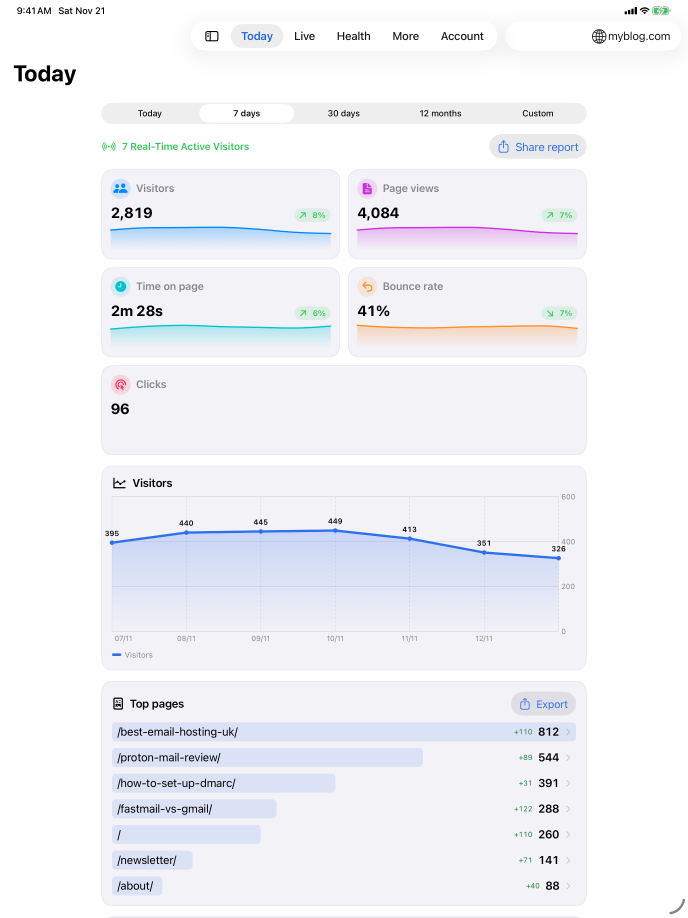
#> input picture ipad-1-today.png, 2064 x 2752 px (shown at 1/3 size)
$ python mac-frame.py ../../ipad-1-today.png out.png
#> lines starting #> are read from the running program, lines starting #| are printed output that depends on the picture
# Puts a Mac window screenshot on a 1280 by 800 background (the App Store's smallest Mac size), scaling down only
# if the window is too big. Usage: mac-frame.py in.png out.png
import sys
from PIL import Image

src = Image.open(sys.argv[1]).convert("RGBA")
#> src is the input picture: PIL image 2064x2752 RGBA; mean R, G, B, A 241.6, 242.7, 247.2, 255
W, H = 1280, 800
bg = Image.new("RGBA", (W, H))
#> bg: PIL image 1280x800 RGBA; every value is 0
top, bottom = (238, 242, 248), (214, 224, 238)
for y in range(H):
    t = y / (H - 1)
    c = tuple(round(top[i] + (bottom[i] - top[i]) * t) for i in range(3)) + (255,)
    bg.paste(c, (0, y, W, y + 1))
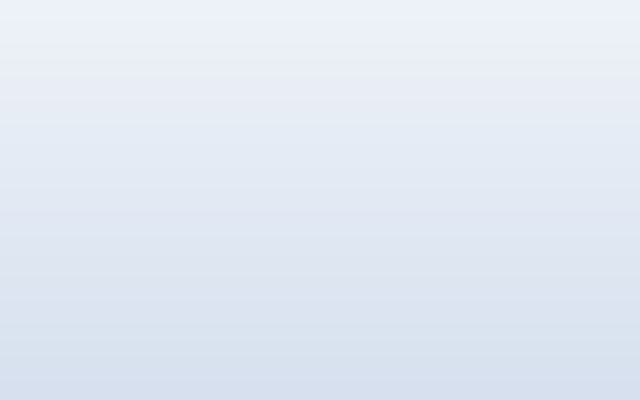
#> bg: PIL image 1280x800 RGBA (shown at 1/2 size); mean R, G, B, A 226, 233, 243, 255
scale = min(1.0, (W - 60) / src.width, (H - 40) / src.height)
#> scale = 0.276
if scale < 1:
    src = src.resize((round(src.width * scale), round(src.height * scale)), Image.LANCZOS)
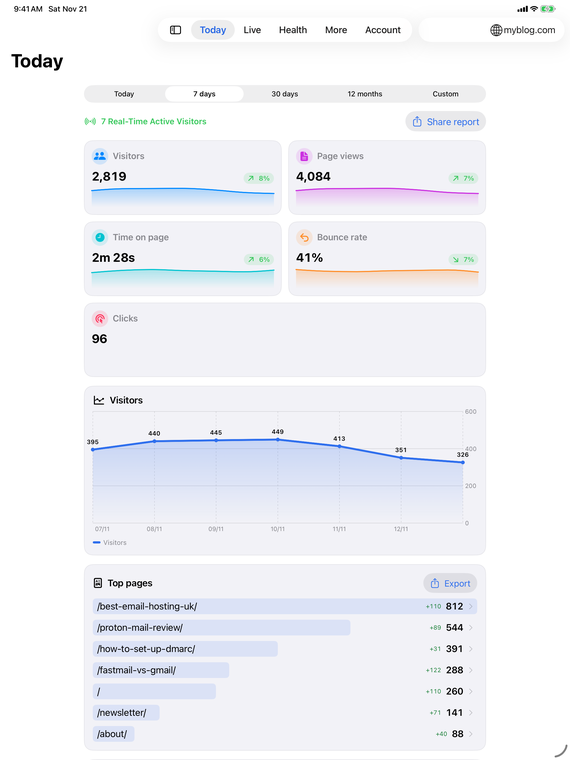
#> src: PIL image 570x760 RGBA; mean R, G, B, A 241.5, 242.7, 247.1, 255
bg.alpha_composite(src, ((W - src.width) // 2, (H - src.height) // 2))
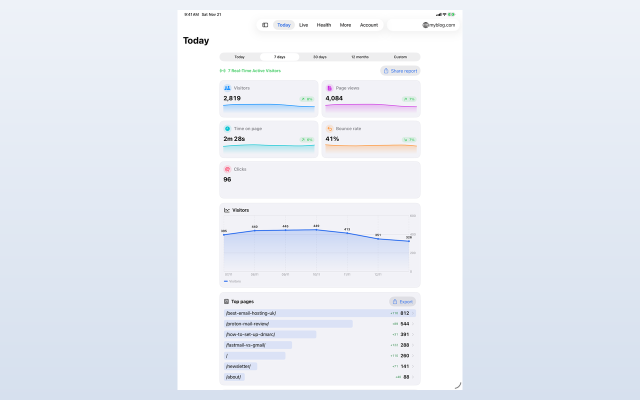
#> bg: PIL image 1280x800 RGBA (shown at 1/2 size); mean R, G, B, A 232.6, 237.1, 244.8, 255
bg.convert("RGB").save(sys.argv[2])

$ run again, on ipad-3-trails.png
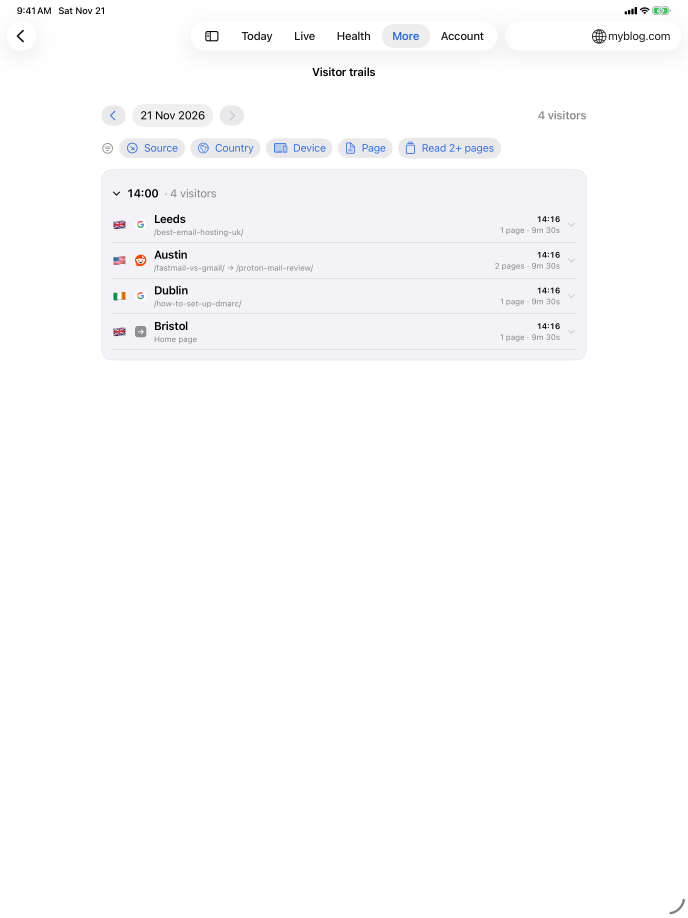
#> input picture ipad-3-trails.png, 2064 x 2752 px (shown at 1/3 size)
#> src is the input picture: PIL image 2064x2752 RGBA; mean R, G, B, A 251.2, 251.3, 252.2, 255
#> `src = src.resize((round(src.width * scale), round(src.height * scale))..`:
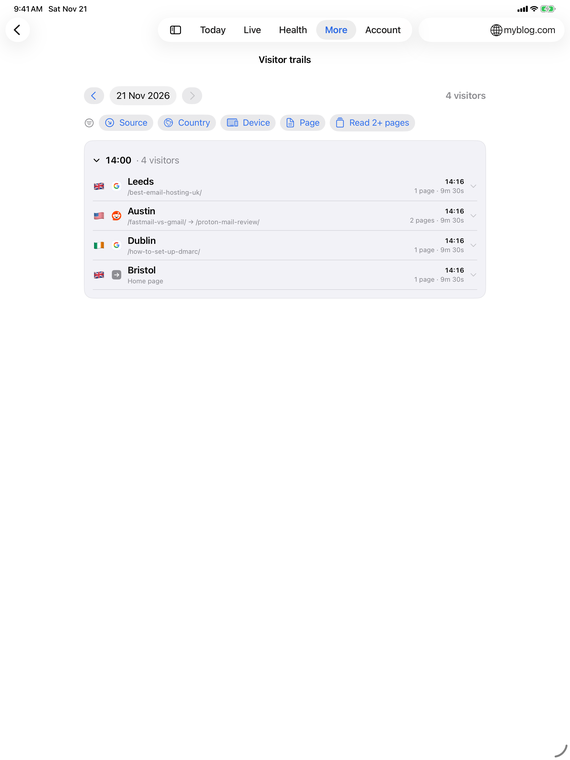
#> src: PIL image 570x760 RGBA; mean R, G, B, A 251.2, 251.2, 252.1, 255
#> `bg.alpha_composite(src, ((W - src.width) // 2, (H - src.height) // 2))`:
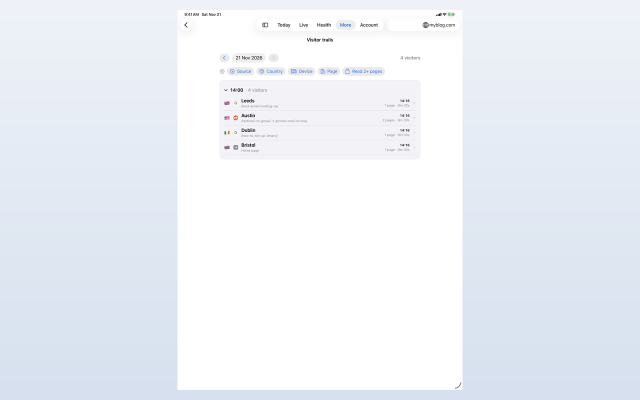
#> bg: PIL image 1280x800 RGBA (shown at 1/2 size); mean R, G, B, A 236.7, 240.7, 246.9, 255

$ run again, on ipad-4-countries.png
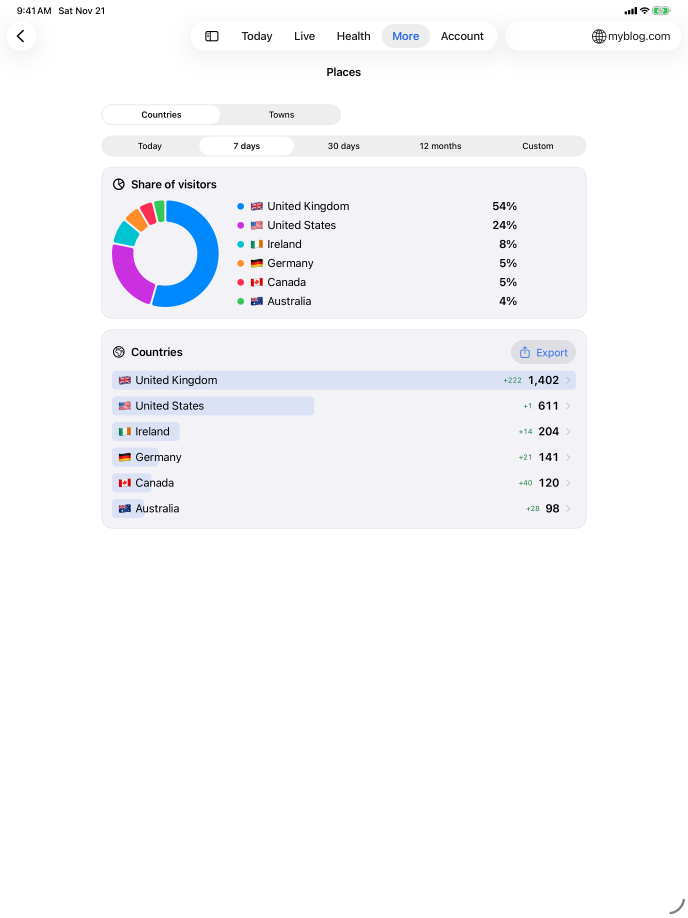
#> input picture ipad-4-countries.png, 2064 x 2752 px (shown at 1/3 size)
#> src is the input picture: PIL image 2064x2752 RGBA; mean R, G, B, A 247, 247.5, 250.1, 255
#> `src = src.resize((round(src.width * scale), round(src.height * scale))..`:
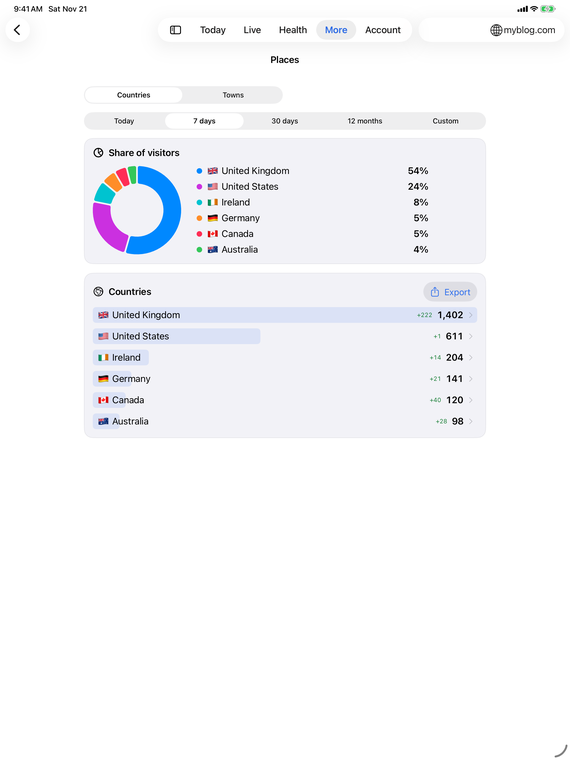
#> src: PIL image 570x760 RGBA; mean R, G, B, A 247, 247.4, 250, 255
#> `bg.alpha_composite(src, ((W - src.width) // 2, (H - src.height) // 2))`:
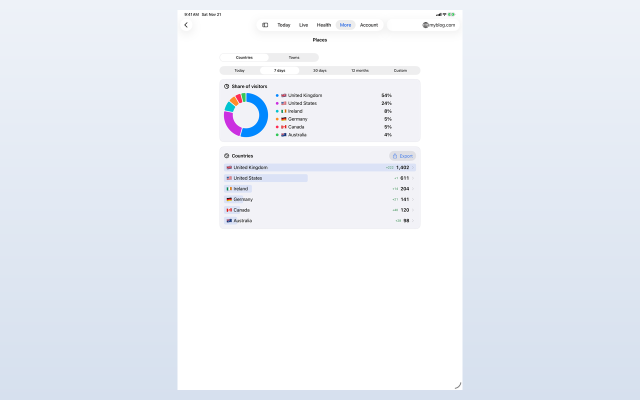
#> bg: PIL image 1280x800 RGBA (shown at 1/2 size); mean R, G, B, A 234.9, 239.1, 246, 255

$ run again, on ipad-5-health.png
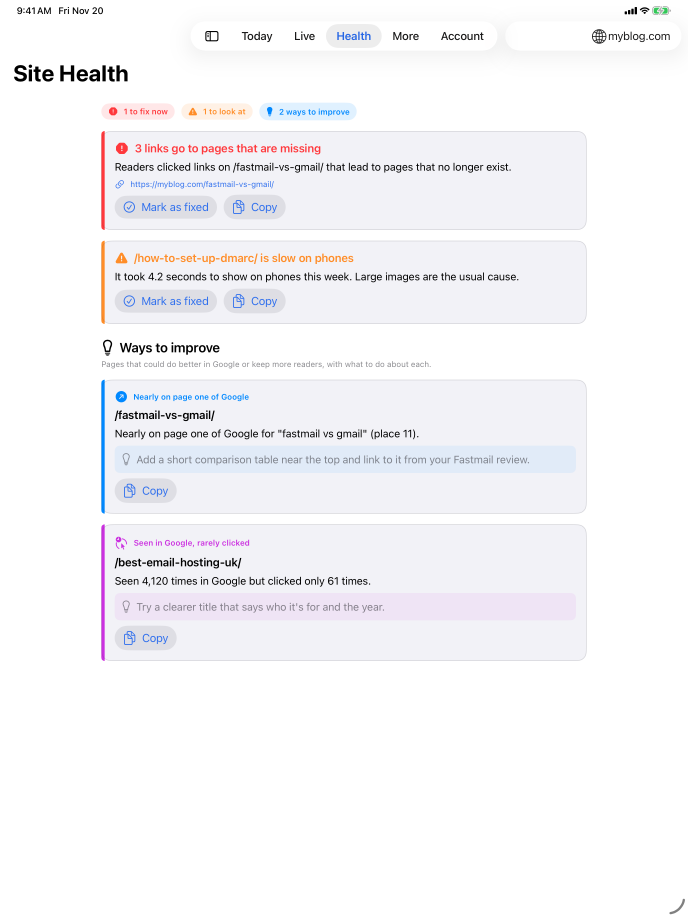
#> input picture ipad-5-health.png, 2064 x 2752 px (shown at 1/3 size)
#> src is the input picture: PIL image 2064x2752 RGBA; mean R, G, B, A 246.1, 245.7, 248.3, 255
#> `src = src.resize((round(src.width * scale), round(src.height * scale))..`:
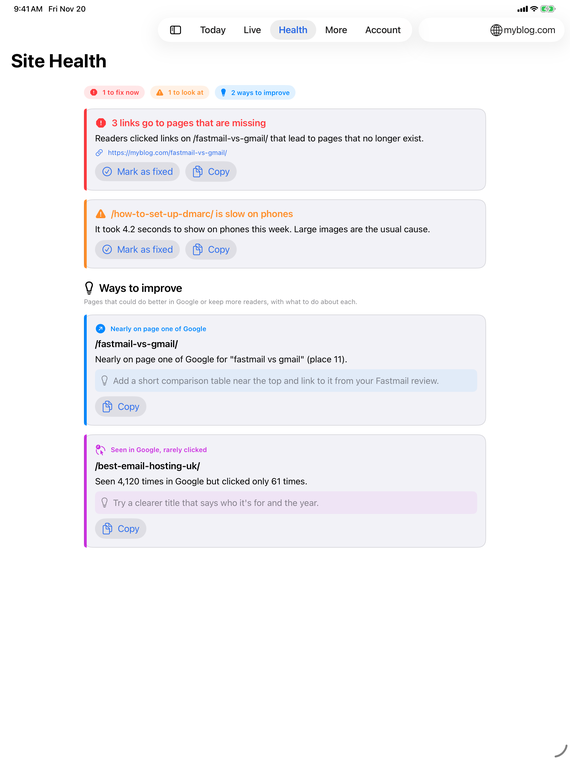
#> src: PIL image 570x760 RGBA; mean R, G, B, A 246.1, 245.6, 248.2, 255
#> `bg.alpha_composite(src, ((W - src.width) // 2, (H - src.height) // 2))`:
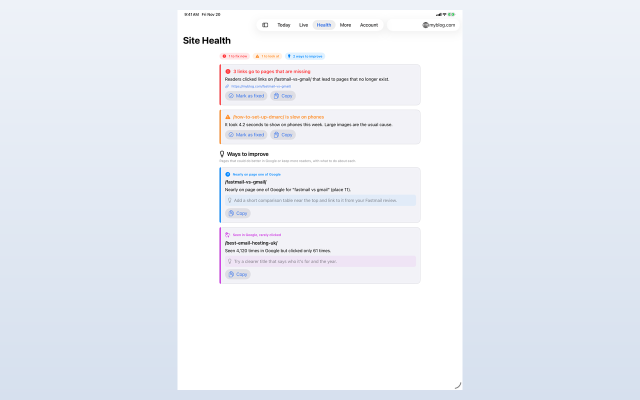
#> bg: PIL image 1280x800 RGBA (shown at 1/2 size); mean R, G, B, A 234.5, 238.3, 245.2, 255
